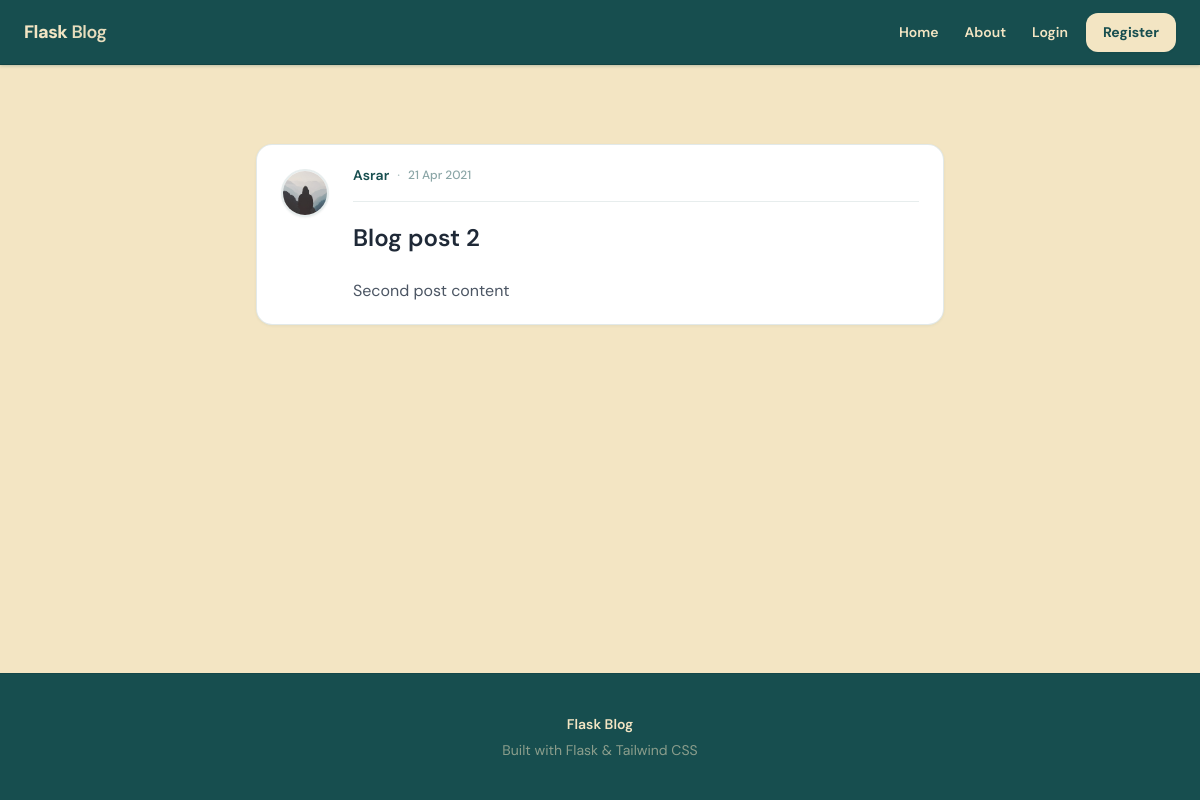
Screenshot of /post/2 with the database file from the repository.
### flaskblog/models.py (models this page shows, shortened)
class User(db.Model, UserMixin):
    id = db.Column(db.Integer, primary_key=True)
    username = db.Column(db.String(20), unique=True, nullable=False)
    email = db.Column(db.String(120), unique=True, nullable=False)
    image_file = db.Column(db.String(20), nullable=False, default='default.jpg')
    password = db.Column(db.String(60), nullable=False)
    posts = db.relationship('Post', backref='author', lazy=True)

class Post(db.Model):
    id = db.Column(db.Integer, primary_key=True)
    title = db.Column(db.String(100), nullable=False)
    date_posted = db.Column(db.DateTime, nullable=False, default=datetime.utcnow)
    content = db.Column(db.Text, nullable=False)
    user_id = db.Column(db.Integer, db.ForeignKey('user.id'), nullable=False)

### flaskblog/posts/routes.py (the view)
@posts.route("/post/<int:post_id>")
def post(post_id):
    post = Post.query.get_or_404(post_id)
    return render_template('post.html', title=post.title, post=post)

### flaskblog/templates/post.html (shortened to what this page needs)
{% extends "layout.html" %}
{% block content %}
	<div class="max-w-3xl mx-auto px-4 py-8">
		<article class="bg-white rounded-xl shadow-sm hover:shadow-md transition p-6 sm:p-8">
			<div class="flex flex-col gap-5 sm:flex-row sm:gap-6">
			<a href="{{ url_for('users.user_posts', username=post.author.username) }}" class="shrink-0 self-start sm:mt-1">
				<img class="h-12 w-12 rounded-full border-2 border-forest/10 object-cover shadow-sm" src="{{ url_for('static', filename='profile_pics/' + post.author.image_file) }}" alt="">
			</a>
			<div class="min-w-0 flex-1">
				<div class="flex flex-wrap items-center gap-2 border-b border-forest/10 pb-4 text-sm">
					<a class="font-semibold text-forest hover:text-forest-light hover:underline" href="{{ url_for('users.user_posts', username=post.author.username) }}">{{ post.author.username }}</a>
					<span class="text-forest/35" aria-hidden="true">·</span>
					<time class="text-xs font-medium tabular-nums text-forest/50">{{ post.date_posted.strftime('%d %b %Y') }}</time>
				</div>
				<h1 class="mt-5 text-2xl font-semibold text-gray-800">{{ post.title }}</h1>
				<div class="post-content-body mt-6 whitespace-pre-line text-gray-600 leading-relaxed">{{ post.content }}</div>
			</div>
		</div>
		</article>
	</div>
{% endblock content %}

### flaskblog/static/main.css (style rules this page uses)
html, :host { line-height: 1.5; -webkit-text-size-adjust: 100%; -moz-tab-size: 4; -o-tab-size: 4; tab-size: 4; font-family: DM Sans, ui-sans-serif, system-ui, sans-serif; font-feature-settings: normal; font-variation-settings: normal; -webkit-tap-highlight-color: transparent; }
body { margin: 0; line-height: inherit; }
h1, h2, h3, h4, h5, h6 { font-size: inherit; font-weight: inherit; }
a { color: inherit; text-decoration: inherit; }
blockquote, dl, dd, h1, h2, h3, h4, h5, h6, hr, figure, p, pre { margin: 0; }
img, svg, video, canvas, audio, iframe, embed, object { display: block; vertical-align: middle; }
img, video { max-width: 100%; height: auto; }
html { scroll-behavior: smooth; }
body { font-family: DM Sans, ui-sans-serif, system-ui, sans-serif; --tw-text-opacity: 1; color: rgb(23 78 79 / var(--tw-text-opacity, 1)); -webkit-font-smoothing: antialiased; -moz-osx-font-smoothing: grayscale; }
.mx-auto { margin-left: auto; margin-right: auto; }
.mt-5 { margin-top: 1.25rem; }
.mt-6 { margin-top: 1.5rem; }
.flex { display: flex; }
.h-12 { height: 3rem; }
.h-full { height: 100%; }
.min-h-screen { min-height: 100vh; }
.w-12 { width: 3rem; }
.min-w-0 { min-width: 0px; }
.max-w-3xl { max-width: 48rem; }
.flex-1 { flex: 1 1 0%; }
.shrink-0 { flex-shrink: 0; }
.flex-col { flex-direction: column; }
.flex-wrap { flex-wrap: wrap; }
.items-center { align-items: center; }
.gap-2 { gap: 0.5rem; }
.gap-5 { gap: 1.25rem; }
.self-start { align-self: flex-start; }
.whitespace-pre-line { white-space: pre-line; }
.rounded-full { border-radius: 9999px; }
.rounded-xl { border-radius: 0.75rem; }
.border-2 { border-width: 2px; }
.border-b { border-bottom-width: 1px; }
.border-forest\/10 { border-color: rgb(23 78 79 / 0.1); }
.bg-white { --tw-bg-opacity: 1; background-color: rgb(255 255 255 / var(--tw-bg-opacity, 1)); }
.bg-\[\#F3E5C3\] { --tw-bg-opacity: 1; background-color: rgb(243 229 195 / var(--tw-bg-opacity, 1)); }
.object-cover { -o-object-fit: cover; object-fit: cover; }
.p-6 { padding: 1.5rem; }
.px-4 { padding-left: 1rem; padding-right: 1rem; }
.py-8 { padding-top: 2rem; padding-bottom: 2rem; }
.pb-4 { padding-bottom: 1rem; }
.text-2xl { font-size: 1.5rem; line-height: 2rem; }
.text-sm { font-size: 0.875rem; line-height: 1.25rem; }
.text-xs { font-size: 0.75rem; line-height: 1rem; }
.font-medium { font-weight: 500; }
.font-semibold { font-weight: 600; }
.tabular-nums { --tw-numeric-spacing: tabular-nums; font-variant-numeric: var(--tw-ordinal) var(--tw-slashed-zero) var(--tw-numeric-figure) var(--tw-numeric-spacing) var(--tw-numeric-fraction); }
.leading-relaxed { line-height: 1.625; }
.text-forest { --tw-text-opacity: 1; color: rgb(23 78 79 / var(--tw-text-opacity, 1)); }
.text-forest\/35 { color: rgb(23 78 79 / 0.35); }
.text-forest\/50 { color: rgb(23 78 79 / 0.5); }
.text-gray-600 { --tw-text-opacity: 1; color: rgb(75 85 99 / var(--tw-text-opacity, 1)); }
.text-gray-800 { --tw-text-opacity: 1; color: rgb(31 41 55 / var(--tw-text-opacity, 1)); }
.shadow-sm { --tw-shadow: 0 1px 2px 0 rgb(0 0 0 / 0.05); --tw-shadow-colored: 0 1px 2px 0 var(--tw-shadow-color); box-shadow: var(--tw-ring-offset-shadow, 0 0 #0000), var(--tw-ring-shadow, 0 0 #0000), var(--tw-shadow); }
.transition { transition-property: color, background-color, border-color, text-decoration-color, fill, stroke, opacity, box-shadow, transform, filter, backdrop-filter; transition-timing-function: cubic-bezier(0.4, 0, 0.2, 1); transition-duration: 150ms; }
@media (min-width: 640px) { .sm\:mt-1 { margin-top: 0.25rem; } }
@media (min-width: 640px) { .sm\:flex-row { flex-direction: row; } }
@media (min-width: 640px) { .sm\:gap-6 { gap: 1.5rem; } }
@media (min-width: 640px) { .sm\:p-8 { padding: 2rem; } }

### flaskblog/templates/layout.html (style rules this page uses)
body.fb-ui { margin:0;min-height:100vh;display:flex;flex-direction:column;font-family:"DM Sans",system-ui,sans-serif;background-color:#F3E5C3;color:#174e4f;-webkit-font-smoothing:antialiased }
main.fb-main article { background:#fff;border:1px solid rgba(23,78,79,.12);border-radius:1rem;padding:1.25rem 1.5rem;margin-bottom:1rem;box-shadow:0 1px 3px rgba(23,78,79,.06) }

### rows the page displays
User: image_file (placeholder picture), author.username "Asrar"
Post: date_posted "21 Apr 2021", title "Blog post 2", content "Second post content"
